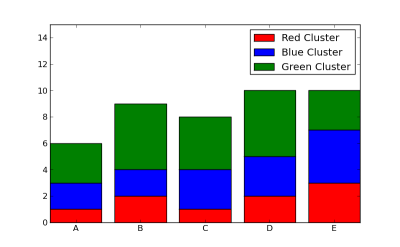

Reproduce this figure in Python.
bar1 = Bar()
bar1.xValues = range(5)
bar1.yValues = [1, 2, 1, 2, 3]
bar1.color = "red"
bar1.label = "Red Cluster"

bar2 = Bar()
bar2.xValues = range(5)
bar2.yValues = [2, 2, 3, 3, 4]
bar2.color = "blue"
bar2.label = "Blue Cluster"

bar3 = Bar()
bar3.xValues = range(5)
bar3.yValues = [3, 5, 4, 5, 3]
bar3.color = "green"
bar3.label = "Green Cluster"

stackedBars = StackedBars()
stackedBars.add(bar1)
stackedBars.add(bar2)
stackedBars.add(bar3)

stackedBars.xTickLabels = ["A", "B", "C", "D", "E"]

plot = Plot()
plot.add(stackedBars)
plot.setYLimits(0, 15)
plot.hasLegend()
plot.save("stackedbar.png")
